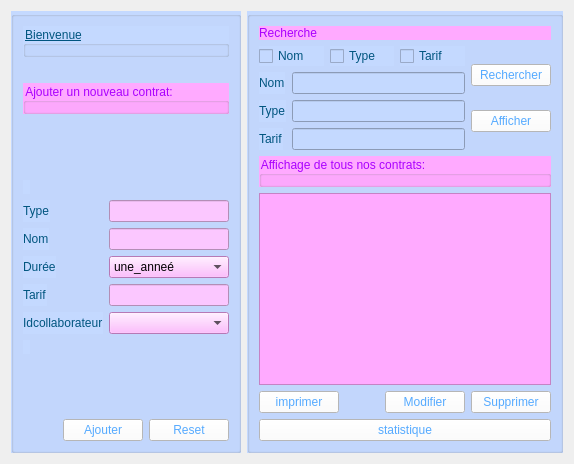
                <widget class="QWidget" name="tab_17">
                 <attribute name="title">
                  <string>Contrat</string>
                 </attribute>
                 <layout class="QHBoxLayout" name="horizontalLayout_61">
                  <item>
                   <layout class="QVBoxLayout" name="verticalLayout_89">
                    <item>
                     <widget class="QGroupBox" name="groupBox_44">
                      <property name="styleSheet">
                       <string notr="true">background-color: rgb(196, 217, 255);</string>
                      </property>
                      <property name="title">
                       <string/>
                      </property>
                      <layout class="QVBoxLayout" name="verticalLayout_90">
                       <item>
                        <widget class="QGroupBox" name="groupBox_45">
                         <property name="styleSheet">
                          <string notr="true">color: rgb(0, 85, 127);
font: 87 14pt &quot;Arial Black&quot;;
text-decoration: underline;</string>
                         </property>
                         <property name="title">
                          <string>Bienvenue</string>
                         </property>
                        </widget>
                       </item>
                       <item>
                        <spacer name="horizontalSpacer_43">
                         <property name="orientation">
                          <enum>Qt::Horizontal</enum>
                         </property>
                         <property name="sizeHint" stdset="0">
                          <size>
                           <width>40</width>
                           <height>20</height>
                          </size>
                         </property>
                        </spacer>
                       </item>
                       <item>
                        <widget class="QGroupBox" name="groupBox_46">
                         <property name="styleSheet">
                          <string notr="true">color: rgb(170, 0, 255);
font: 87 10pt &quot;Arial Black&quot;;
background-color: rgb(255, 170, 255);</string>
                         </property>
                         <property name="title">
                          <string>Ajouter un nouveau contrat:</string>
                         </property>
                        </widget>
                       </item>
                       <item>
                        <spacer name="verticalSpacer_64">
                         <property name="orientation">
                          <enum>Qt::Vertical</enum>
                         </property>
                         <property name="sizeHint" stdset="0">
                          <size>
                           <width>20</width>
                           <height>40</height>
                          </size>
                         </property>
                        </spacer>
                       </item>
                       <item>
                        <layout class="QVBoxLayout" name="verticalLayout_91"/>
                       </item>
                       <item>
                        <layout class="QFormLayout" name="formLayout_18">
                         <item row="0" column="0">
                          <widget class="QLabel" name="label_145">
                           <property name="text">
                            <string/>
                           </property>
                          </widget>
                         </item>
                         <item row="1" column="0">
                          <widget class="QLabel" name="label_146">
                           <property name="styleSheet">
                            <string notr="true">color: rgb(0, 85, 127);
font: 87 8pt &quot;Arial Black&quot;;</string>
                           </property>
                           <property name="text">
                            <string>Type</string>
                           </property>
                          </widget>
                         </item>
                         <item row="1" column="1">
                          <widget class="QLineEdit" name="typecnt">
                           <property name="styleSheet">
                            <string notr="true">background-color: rgb(251, 199, 255);</string>
                           </property>
                          </widget>
                         </item>
                         <item row="2" column="0">
                          <widget class="QLabel" name="label_147">
                           <property name="styleSheet">
                            <string notr="true">color: rgb(0, 85, 127);
font: 87 8pt &quot;Arial Black&quot;;</string>
                           </property>
                           <property name="text">
                            <string>Nom</string>
                           </property>
                          </widget>
                         </item>
                         <item row="2" column="1">
                          <widget class="QLineEdit" name="nom_2cnt">
                           <property name="styleSheet">
                            <string notr="true">background-color: rgb(251, 199, 255);</string>
                           </property>
                          </widget>
                         </item>
                         <item row="3" column="0">
                          <widget class="QLabel" name="label_148">
                           <property name="styleSheet">
                            <string notr="true">color: rgb(0, 85, 127);
font: 87 8pt &quot;Arial Black&quot;;</string>
                           </property>
                           <property name="text">
                            <string>Durée</string>
                           </property>
                          </widget>
                         </item>
                         <item row="3" column="1">
                          <widget class="QComboBox" name="duree">
                           <property name="styleSheet">
                            <string notr="true">background-color: rgb(255, 170, 255);</string>
                           </property>
                           <item>
                            <property name="text">
                             <string>une_anneé</string>
                            </property>
                           </item>
                           <item>
                            <property name="text">
                             <string>plus</string>
                            </property>
                           </item>
                          </widget>
                         </item>
                         <item row="5" column="0">
                          <widget class="QLabel" name="label_149">
                           <property name="styleSheet">
                            <string notr="true">color: rgb(0, 85, 127);
font: 87 8pt &quot;Arial Black&quot;;</string>
                           </property>
                           <property name="text">
                            <string>Tarif</string>
                           </property>
                          </widget>
                         </item>
                         <item row="5" column="1">
                          <widget class="QLineEdit" name="tarifcnt">
                           <property name="styleSheet">
                            <string notr="true">background-color: rgb(251, 199, 255);</string>
                           </property>
                          </widget>
                         </item>
                         <item row="6" column="0">
                          <widget class="QLabel" name="label_150">
                           <property name="styleSheet">
                            <string notr="true">color: rgb(0, 85, 127);
font: 87 8pt &quot;Arial Black&quot;;</string>
                           </property>
                           <property name="text">
                            <string>Idcollaborateur</string>
                           </property>
                          </widget>
                         </item>
                         <item row="6" column="1">
                          <widget class="QComboBox" name="idcollaborateur_2">
                           <property name="styleSheet">
                            <string notr="true">background-color: rgb(255, 170, 255);</string>
                           </property>
                          </widget>
                         </item>
                         <item row="8" column="0">
                          <widget class="QLabel" name="label_151">
                           <property name="text">
                            <string/>
                           </property>
                          </widget>
                         </item>
                        </layout>
                       </item>
                       <item>
                        <spacer name="verticalSpacer_65">
                         <property name="orientation">
                          <enum>Qt::Vertical</enum>
                         </property>
                         <property name="sizeHint" stdset="0">
                          <size>
                           <width>20</width>
                           <height>40</height>
                          </size>
                         </property>
                        </spacer>
                       </item>
                       <item>
                        <layout class="QHBoxLayout" name="horizontalLayout_62">
                         <item>
                          <spacer name="horizontalSpacer_44">
                           <property name="orientation">
                            <enum>Qt::Horizontal</enum>
                           </property>
                           <property name="sizeHint" stdset="0">
                            <size>
                             <width>40</width>
                             <height>20</height>
                            </size>
                           </property>
                          </spacer>
                         </item>
                         <item>
                          <widget class="QPushButton" name="ajouter_contrat">
                           <property name="styleSheet">
                            <string notr="true">background-color: rgb(255, 255, 255);
font: 87 9pt &quot;Arial Black&quot;;
color: rgb(85, 170, 255);</string>
                           </property>
                           <property name="text">
                            <string>Ajouter</string>
                           </property>
                          </widget>
                         </item>
                         <item>
                          <widget class="QPushButton" name="reset_Contrat">
                           <property name="styleSheet">
                            <string notr="true">background-color: rgb(255, 255, 255);
font: 87 9pt &quot;Arial Black&quot;;
color: rgb(85, 170, 255);</string>
                           </property>
                           <property name="text">
                            <string>Reset</string>
                           </property>
                          </widget>
                         </item>
                        </layout>
                       </item>
                      </layout>
                     </widget>
                    </item>
                   </layout>
                  </item>
                  <item>
                   <layout class="QVBoxLayout" name="verticalLayout_92">
                    <item>
                     <widget class="QGroupBox" name="groupBox_47">
                      <property name="styleSheet">
                       <string notr="true">background-color: rgb(196, 217, 255);</string>
                      </property>
                      <property name="title">
                       <string/>
                      </property>
                      <layout class="QVBoxLayout" name="verticalLayout_93">
                       <item>
                        <layout class="QVBoxLayout" name="verticalLayout_94">
                         <item>
                          <widget class="QLabel" name="label_152">
                           <property name="styleSheet">
                            <string notr="true">color: rgb(170, 0, 255);
font: 87 10pt &quot;Arial Black&quot;;
background-color: rgb(255, 170, 255);</string>
                           </property>
                           <property name="text">
                            <string>Recherche</string>
                           </property>
                          </widget>
                         </item>
                         <item>
                          <layout class="QHBoxLayout" name="horizontalLayout_63">
                           <item>
                            <layout class="QVBoxLayout" name="verticalLayout_95">
                             <item>
                              <layout class="QHBoxLayout" name="horizontalLayout_64">
                               <item>
                                <widget class="QCheckBox" name="checkBox_nom_3">
                                 <property name="styleSheet">
                                  <string notr="true">color: rgb(0, 85, 127);
font: 87 8pt &quot;Arial Black&quot;;</string>
                                 </property>
                                 <property name="text">
                                  <string>Nom</string>
                                 </property>
                                 <property name="checkable">
                                  <bool>true</bool>
                                 </property>
                                </widget>
                               </item>
                               <item>
                                <widget class="QCheckBox" name="checkBox_type_3">
                                 <property name="styleSheet">
                                  <string notr="true">color: rgb(0, 85, 127);
font: 87 8pt &quot;Arial Black&quot;;</string>
                                 </property>
                                 <property name="text">
                                  <string>Type</string>
                                 </property>
                                </widget>
                               </item>
                               <item>
                                <widget class="QCheckBox" name="checkBox_tarif">
                                 <property name="styleSheet">
                                  <string notr="true">color: rgb(0, 85, 127);
font: 87 8pt &quot;Arial Black&quot;;</string>
                                 </property>
                                 <property name="text">
                                  <string>Tarif</string>
                                 </property>
                                </widget>
                               </item>
                              </layout>
                             </item>
                             <item>
                              <layout class="QVBoxLayout" name="verticalLayout_96">
                               <item>
                                <layout class="QFormLayout" name="formLayout_19">
                                 <item row="0" column="1">
                                  <widget class="QLineEdit" name="rech_nom_3">
                                   <property name="styleSheet">
                                    <string notr="true"/>
                                   </property>
                                  </widget>
                                 </item>
                                 <item row="1" column="0">
                                  <widget class="QLabel" name="label_153">
                                   <property name="styleSheet">
                                    <string notr="true">color: rgb(0, 85, 127);
font: 87 8pt &quot;Arial Black&quot;;</string>
                                   </property>
                                   <property name="text">
                                    <string>Type</string>
                                   </property>
                                  </widget>
                                 </item>
                                 <item row="1" column="1">
                                  <widget class="QLineEdit" name="rech_type_3">
                                   <property name="styleSheet">
                                    <string notr="true"/>
                                   </property>
                                  </widget>
                                 </item>
                                 <item row="2" column="0">
                                  <widget class="QLabel" name="label_154">
                                   <property name="styleSheet">
                                    <string notr="true">color: rgb(0, 85, 127);
font: 87 8pt &quot;Arial Black&quot;;</string>
                                   </property>
                                   <property name="text">
                                    <string>Tarif</string>
                                   </property>
                                  </widget>
                                 </item>
                                 <item row="2" column="1">
                                  <widget class="QLineEdit" name="rech_tarif">
                                   <property name="styleSheet">
                                    <string notr="true"/>
                                   </property>
                                  </widget>
                                 </item>
                                 <item row="0" column="0">
                                  <widget class="QLabel" name="label_155">
                                   <property name="styleSheet">
                                    <string notr="true">color: rgb(0, 85, 127);
font: 87 8pt &quot;Arial Black&quot;;</string>
                                   </property>
                                   <property name="text">
                                    <string>Nom</string>
                                   </property>
                                  </widget>
                                 </item>
                                </layout>
                               </item>
                              </layout>
                             </item>
                            </layout>
                           </item>
                           <item>
                            <layout class="QVBoxLayout" name="verticalLayout_97">
                             <item>
                              <widget class="QPushButton" name="pb_rechercheContrat">
                               <property name="styleSheet">
                                <string notr="true">background-color: rgb(255, 255, 255);
font: 87 9pt &quot;Arial Black&quot;;
color: rgb(85, 170, 255);</string>
                               </property>
                               <property name="text">
                                <string>Rechercher</string>
                               </property>
                              </widget>
                             </item>
                             <item>
                              <widget class="QPushButton" name="re_afficherContrat">
                               <property name="styleSheet">
                                <string notr="true">background-color: rgb(255, 255, 255);
font: 87 9pt &quot;Arial Black&quot;;
color: rgb(85, 170, 255);</string>
                               </property>
                               <property name="text">
                                <string>Afficher</string>
                               </property>
                              </widget>
                             </item>
                            </layout>
                           </item>
                          </layout>
                         </item>
                        </layout>
                       </item>
                       <item>
                        <widget class="QGroupBox" name="groupBox_48">
                         <property name="styleSheet">
                          <string notr="true">color: rgb(170, 0, 255);
font: 87 10pt &quot;Arial Black&quot;;
background-color: rgb(255, 170, 255);</string>
                         </property>
                         <property name="title">
                          <string>Affichage de tous nos contrats:</string>
                         </property>
                        </widget>
                       </item>
                       <item>
                        <widget class="QTableView" name="afficher_Contrat">
                         <property name="styleSheet">
                          <string notr="true">background-color: rgb(255, 170, 255);</string>
                         </property>
                        </widget>
                       </item>
                       <item>
                        <layout class="QHBoxLayout" name="horizontalLayout_65">
                         <item>
                          <widget class="QPushButton" name="imprimer_Contrat">
                           <property name="styleSheet">
                            <string notr="true">background-color: rgb(255, 255, 255);
font: 87 9pt &quot;Arial Black&quot;;
color: rgb(85, 170, 255);</string>
                           </property>
                           <property name="text">
                            <string>imprimer</string>
                           </property>
                          </widget>
                         </item>
                         <item>
                          <spacer name="horizontalSpacer_45">
                           <property name="orientation">
                            <enum>Qt::Horizontal</enum>
                           </property>
                           <property name="sizeHint" stdset="0">
                            <size>
                             <width>40</width>
                             <height>20</height>
                            </size>
                           </property>
                          </spacer>
                         </item>
                         <item>
                          <widget class="QPushButton" name="modifier_Contrat">
                           <property name="styleSheet">
                            <string notr="true">background-color: rgb(255, 255, 255);
font: 87 9pt &quot;Arial Black&quot;;
color: rgb(85, 170, 255);</string>
                           </property>
                           <property name="text">
                            <string>Modifier</string>
                           </property>
                           <property name="checkable">
                            <bool>true</bool>
                           </property>
                          </widget>
                         </item>
                         <item>
                          <widget class="QPushButton" name="supprimer_Contrat">
                           <property name="styleSheet">
                            <string notr="true">background-color: rgb(255, 255, 255);
font: 87 9pt &quot;Arial Black&quot;;
color: rgb(85, 170, 255);</string>
                           </property>
                           <property name="text">
                            <string>Supprimer</string>
                           </property>
                          </widget>
                         </item>
                        </layout>
                       </item>
                       <item>
                        <widget class="QPushButton" name="le_stat_Contrat">
                         <property name="styleSheet">
                          <string notr="true">background-color: rgb(255, 255, 255);
font: 87 9pt &quot;Arial Black&quot;;
color: rgb(85, 170, 255);</string>
                         </property>
                         <property name="text">
                          <string>statistique</string>
                         </property>
                        </widget>
                       </item>
                      </layout>
                     </widget>
                    </item>
                   </layout>
                  </item>
                 </layout>
                </widget>
